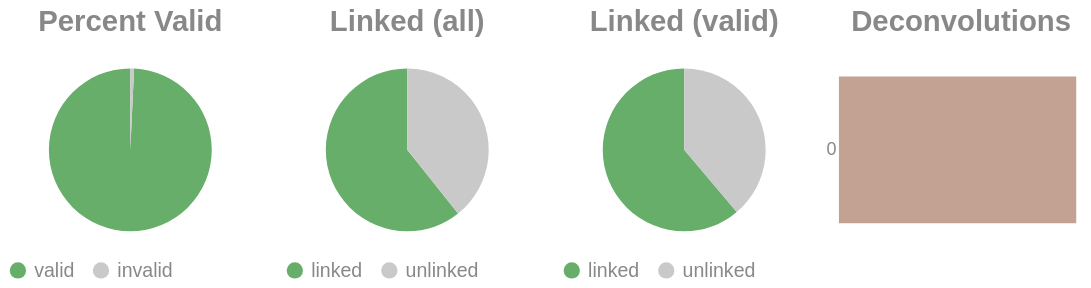

This figure's notebook cell:
### Code cell
if SKIPLR:
    pass
else:
    clash = Counter()
    for i in valids['molecule'].to_list():
        _mol = i.split("-")
        if len(_mol) == 1:
            clash.update('0')
        else:
            clash.update(_mol[-1])

    _d = {"deconvolutions": [], 'count': []}
    for k,v in clash.items():
        _d['deconvolutions'].append(k)
        _d['count'].append(v)

    tot_valid = valids['reads'].sum()
    mask = valids['reads'] >= 2
    n_linked_reads = valids.filter(mask)['reads'].sum()
    if n_linked_reads == 0:
        print_html("No linked molecules (>=2 reads) were detected; skipping linked-only distributions.")
        SKIPLR = True
    else:
        perc_valid = round(tot_valid / n_reads, 4)
        linked_perc_abs = round(n_linked_reads / n_reads, 4)
        linked_perc = round(n_linked_reads / tot_valid, 4)

    _valid = pl.DataFrame({"valids": ['valid', 'invalid'], "count": [tot_valid, n_reads - tot_valid]})
    _linked_abs = pl.DataFrame({"linked (absolute)": ['linked', 'unlinked'], "count": [n_linked_reads, n_reads - n_linked_reads]})
    _linked_rel = pl.DataFrame({"linked (valids)": ['linked', 'unlinked'], "count": [n_linked_reads, tot_valid - n_linked_reads]})

    (
        alt.hconcat(
            piechart(_valid, goodval = 'valid', title = "Percent Valid"),
            piechart(_linked_abs, goodval = "linked", title =  "Linked (all)"),
            piechart(_linked_rel, goodval = "linked", title =  "Linked (valid)"),
            convolutionbar(pl.DataFrame(_d), title = "Deconvolutions"),
            center = True,
            bounds = 'flush'
        )
        .resolve_scale(color='independent')
        .resolve_legend('independent')
        .properties(usermeta={'embedOptions': {"actions": False}})
    ).display()

### Figure 1 — Vega-Lite specification as saved in the notebook (floating-point values rounded to 4 significant figures)
{"width": "container", "height": 400, "config": {"title": {"anchor": "start", "dy": -15, "fontSize": 18, "color": "#888888", "subtitleColor": "#888888", "subtitleFontSize": 14}, "arc": {"fill": "#0072B2"}, "axis": {"domainColor": "#888888", "domainWidth": 0.5, "gridWidth": 0.2, "grid": false, "titleFontWeight": 400, "titleFontSize": 15, "labelFontSize": 11, "labelColor": "#888888", "tickColor": "#888888", "tickWidth": 0.2, "titleColor": "#888888"}, "axisBand": {"grid": false}, "axisX": {"grid": true, "tickSize": 10, "domainCap": "round"}, "axisY": {"domain": false, "grid": true, "tickSize": 0, "domainCap": "round"}, "background": "transparent", "header": {"labelFontSize": 15, "labelColor": "#888888", "titleFontSize": 15, "titleFontWeight": 600, "titleColor": "#888888"}, "legend": {"labelFont": "sans-serif", "labelFontSize": 12, "labelColor": "#888888", "symbolSize": 100, "symbolType": "circle", "titleFontSize": 12, "titlePadding": 10, "titleColor": "#888888", "title": null}, "range": {"category": ["#E69F00", "#56B4E9", "#009E73", "#F0E442", "#0072B2", "#D55E00", "#CC79A7", "#000000"], "diverging": ["#cfe8f3", "#a2d4ec", "#73bfe2", "#46abdb", "#1696d2", "#12719e"]}, "area": {"fill": "#0072B2", "fillOpacity": 0.7, "line": true, "strokeOpacity": 0.7}, "line": {"color": "#0072B2", "stroke": "#0072B2", "strokeWidth": 2}, "trail": {"color": "#0072B2", "stroke": "#0072B2", "strokeWidth": 0, "size": 1}, "point": {"filled": true, "fillOpacity": 1.0, "size": 95}, "text": {"color": "#888888", "fontSize": 11, "align": "right", "fontWeight": 400, "size": 11}, "bar": {"fill": "#0072B2", "stroke": null}, "view": {"stroke": null, "continuousWidth": 660, "continuousHeight": 400}}, "hconcat": [{"data": {"name": "data-3546788d11ce41f4a7b41e451ba86461"}, "mark": {"type": "arc"}, "encoding": {"color": {"field": "valids", "legend": {"orient": "bottom", "title": null}, "scale": {"domain": ["valid", "invalid"], "range": ["#68ae6b", "#C9C9C9"]}, "title": "Valids", "type": "nominal"}, "theta": {"field": "count", "type": "quantitative"}, "tooltip": [{"field": "valids", "title": "Valids", "type": "ordinal"}, {"field": "percent", "format": ".2%", "title": "Percent", "type": "quantitative"}, {"field": "count", "title": "Count", "type": "quantitative"}]}, "height": 100, "title": {"text": "Percent Valid", "align": "center", "anchor": "middle"}, "transform": [{"calculate": "datum.count / 5215040", "as": "percent"}], "width": 150}, {"data": {"name": "data-9139090ad9c1010a04152f5a987e3d22"}, "mark": {"type": "arc"}, "encoding": {"color": {"field": "linked (absolute)", "legend": {"orient": "bottom", "title": null}, "scale": {"domain": ["linked", "unlinked"], "range": ["#68ae6b", "#C9C9C9"]}, "title": "Linked (Absolute)", "type": "nominal"}, "theta": {"field": "count", "type": "quantitative"}, "tooltip": [{"field": "linked (absolute)", "title": "Linked (Absolute)", "type": "ordinal"}, {"field": "percent", "format": ".2%", "title": "Percent", "type": "quantitative"}, {"field": "count", "title": "Count", "type": "quantitative"}]}, "height": 100, "title": {"text": "Linked (all)", "align": "center", "anchor": "middle"}, "transform": [{"calculate": "datum.count / 5215040", "as": "percent"}], "width": 150}, {"data": {"name": "data-0844d5e3f294b450f431096cb1430671"}, "mark": {"type": "arc"}, "encoding": {"color": {"field": "linked (valids)", "legend": {"orient": "bottom", "title": null}, "scale": {"domain": ["linked", "unlinked"], "range": ["#68ae6b", "#C9C9C9"]}, "title": "Linked (Valids)", "type": "nominal"}, "theta": {"field": "count", "type": "quantitative"}, "tooltip": [{"field": "linked (valids)", "title": "Linked (Valids)", "type": "ordinal"}, {"field": "percent", "format": ".2%", "title": "Percent", "type": "quantitative"}, {"field": "count", "title": "Count", "type": "quantitative"}]}, "height": 100, "title": {"text": "Linked (valid)", "align": "center", "anchor": "middle"}, "transform": [{"calculate": "datum.count / 5176486", "as": "percent"}], "width": 150}, {"data": {"name": "data-fcb24bb5c4899aa7cec0f7a7cb70e0c8"}, "mark": {"type": "bar"}, "encoding": {"color": {"field": "deconvolutions", "legend": null, "scale": {"scheme": "lightgreyred"}, "type": "nominal"}, "tooltip": [{"field": "deconvolutions", "title": "Deconvolutions", "type": "ordinal"}, {"field": "percent", "format": ".2%", "title": "Percent", "type": "quantitative"}, {"field": "count", "title": "Count", "type": "quantitative"}], "x": {"axis": null, "field": "count", "type": "quantitative"}, "y": {"field": "deconvolutions", "sort": "ascending", "title": null, "type": "nominal"}}, "height": 100, "title": {"text": "Deconvolutions", "align": "center", "anchor": "middle"}, "transform": [{"calculate": "datum.count / 2719231", "as": "percent"}], "width": 150}], "bounds": "flush", "center": true, "resolve": {"legend": {"angle": "independent"}, "scale": {"color": "independent"}}, "usermeta": {"embedOptions": {"actions": false}}, "$schema": "https://vega.github.io/schema/vega-lite/v6.1.0.json", "datasets": {"data-3546788d11ce41f4a7b41e451ba86461": [{"valids": "valid", "count": 5176486}, {"valids": "invalid", "count": 38554}], "data-9139090ad9c1010a04152f5a987e3d22": [{"linked (absolute)": "linked", "count": 3166750}, {"linked (absolute)": "unlinked", "count": 2048290}], "data-0844d5e3f294b450f431096cb1430671": [{"linked (valids)": "linked", "count": 3166750}, {"linked (valids)": "unlinked", "count": 2009736}], "data-fcb24bb5c4899aa7cec0f7a7cb70e0c8": [{"deconvolutions": "0", "count": 2719231}]}}
